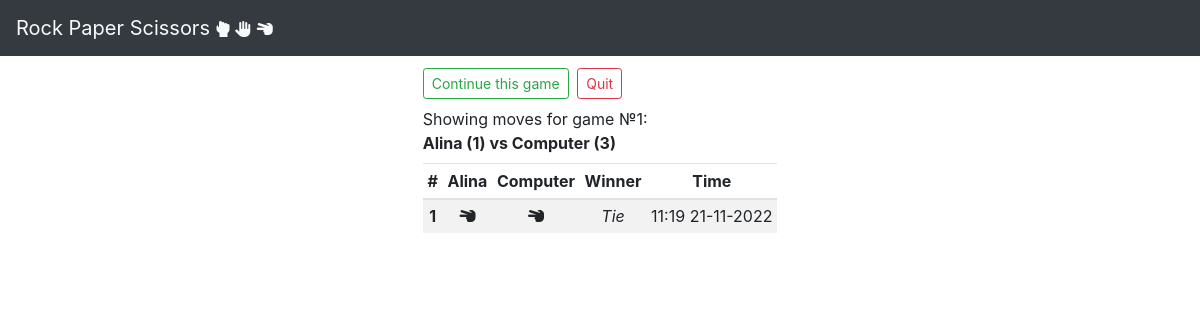
Page /see_moves/game=1/last=1 on the committed database.
### game/models.py (models this page shows)
class Game(models.Model):
    created_at = models.DateTimeField(auto_now_add=True)
    player1_name = models.CharField(max_length=30)
    player2_name = models.CharField(max_length=30)
    player1_score = models.PositiveIntegerField(default=0)
    player2_score = models.PositiveIntegerField(default=0)
    with_computer = models.BooleanField(default=False)
    def __str__(self):
        return "%s (%s) vs %s (%s)" % (self.player1_name, self.player1_score, self.player2_name, self.player2_score)

class Move(models.Model):
    created_at = models.DateTimeField(auto_now_add=True)
    game = models.ForeignKey(Game, on_delete=models.CASCADE)
    player1_choice = models.CharField(max_length=8)
    player2_choice = models.CharField(max_length=8)
    winner = models.CharField(max_length=30)

### game/views.py (the view)
# urls.py: path('see_moves/game=<int:game_id>/last=<int:last>', views.see_moves, name='see_moves'),
def see_moves(request, game_id, last=15):
    game = Game.objects.get(pk=game_id)
    moves = Move.objects.filter(game_id=game_id).order_by('-id')[:last]
    for move in  moves:
        move.icon1 = icons[move.player1_choice]
        move.icon2 = icons[move.player2_choice]
    return render(request, 'moves.html', context={'moves': moves, 'game':game})

### game/templates/moves.html
{% extends "base.html" %}
{% block content %}
    <div class="mt-2">
        <div>
            <a class="mr-1 btn btn-sm btn-outline-success" href="{% url 'continue_game' game_id=game.pk %}">Continue
                this game</a>
            <a class="btn btn-sm btn-outline-danger" href="{% url 'home' last=10 %}">Quit</a>
        </div>
        <div class="mt-2 ">
            <div> Showing moves for game №{{ game.pk }}:</div>
            <div class="font-weight-bold"> {{ game }}</div>
        </div>
        <table class="mt-2 table table-sm table-striped text-center">
            <thead>
            <tr>
                <th scope="col">#</th>
                <th scope="col">{{ game.player1_name }}</th>
                <th scope="col">{{ game.player2_name }}</th>
                <th scope="col">Winner</th>
                <th scope="col">Time</th>
            </tr>
            </thead>
            <tbody>
            {% for move in moves %}
                <tr>
                    <th scope="row">{{ forloop.counter }}</th>
                    <td>{{ move.icon1|safe }}  </td>
                    <td>{{ move.icon2|safe }} </td>
                    <td class=" font-italic">{{ move.winner }}</td>
                    <td>{{ move.created_at|date:"H:i d-m-Y" }}</td>
                </tr>
            {% endfor %}
            </tbody>
        </table>
    </div>
{% endblock %}

### rows in the picture
Game: pk "1", player1_name+player1_score+player2_name "Alina (1) vs Computer (3)", player1_name "Alina", player2_name "Computer"
Move: winner "Tie", created_at "11:19 21-11-2022"
